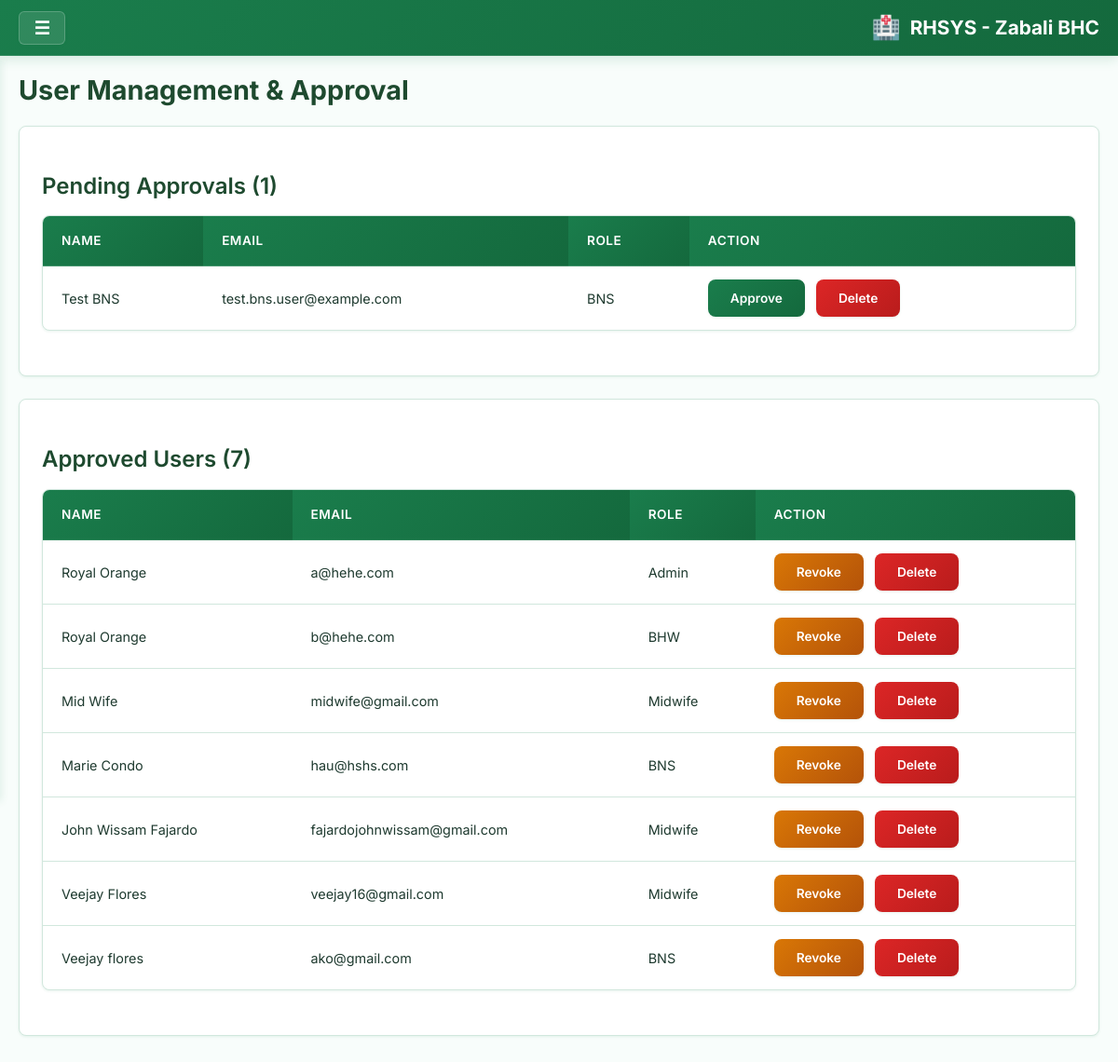
The app's page /users_page.php (signed in), older data.
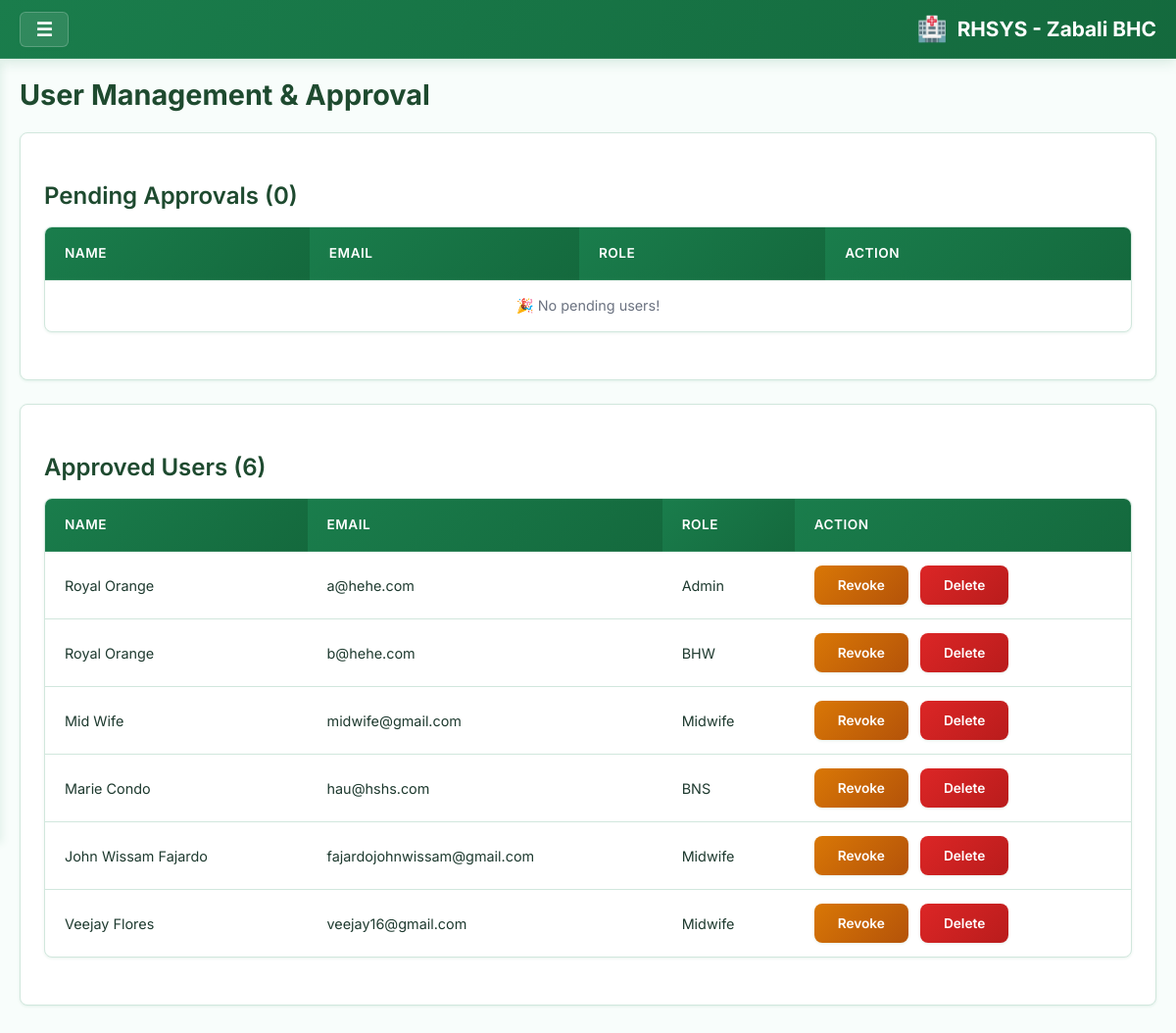
The same page, newer data.
### tables this page shows
CREATE TABLE `users` (
  `id` int(11) NOT NULL AUTO_INCREMENT,
  `first_name` varchar(50) NOT NULL,
  `last_name` varchar(50) NOT NULL,
  `email` varchar(100) NOT NULL,
  `password` varchar(255) NOT NULL,
  `is_bns` tinyint(1) NOT NULL DEFAULT 0,
  `is_bhw` tinyint(1) NOT NULL DEFAULT 0,
  `is_midwife` tinyint(1) NOT NULL DEFAULT 0,
  `fullName` varchar(150) DEFAULT NULL,
  `is_admin` tinyint(1) NOT NULL DEFAULT 0,
  `approved_by_admin` tinyint(1) DEFAULT NULL,
  `created_at` timestamp NOT NULL DEFAULT current_timestamp(),
  PRIMARY KEY (`id`),
  UNIQUE KEY `email` (`email`)
);

### users_page.php (the view, shortened to what this page needs)
<?php
require 'likod/db_con.php';
function getRoleText($user) {
    if ($user['is_admin']) return 'Admin';
    if ($user['is_midwife']) return 'Midwife';
    if ($user['is_bns']) return 'BNS';
    if ($user['is_bhw']) return 'BHW';
    return 'Unknown';
}
$pending_users = [];
$sql_pending = "SELECT id, first_name, last_name, email, is_bns, is_bhw, is_midwife, is_admin FROM users WHERE approved_by_admin = 0";
$result_pending = $conn->query($sql_pending);
if ($result_pending) {
    while ($row = $result_pending->fetch_assoc()) {
        $pending_users[] = $row;
    }
}
$approved_users = [];
$sql_approved = "SELECT id, first_name, last_name, email, is_bns, is_bhw, is_midwife, is_admin FROM users WHERE approved_by_admin = 1";
$result_approved = $conn->query($sql_approved);
if ($result_approved) {
    while ($row = $result_approved->fetch_assoc()) {
        $approved_users[] = $row;
    }
}
?>
<!DOCTYPE html>
<html lang="en">
<head>
    <link rel="stylesheet" href="styles/style.css?v=<?php echo time(); ?>">
</head>
<body>
<div class="app-container">
    <?php include 'navbar.php'; ?>
    <div class="main-content">
        <div class="large-container">
            <h1>User Management & Approval</h1>
            <div class="user-management-section">
                <div class="card">
                    <h2>Pending Approvals (<?php echo count($pending_users); ?>)</h2>
                    <div class="table-container">
                        <table class="data-table">
                            <thead>
                                <tr>
                                    <th>Name</th>
                                    <th>Email</th>
                                    <th>Role</th>
                                    <th>Action</th>
                                </tr>
                            </thead>
                            <tbody>
                                <?php if (count($pending_users) > 0): ?>
                                    <?php foreach ($pending_users as $user): ?>
                                    <tr>
                                        <td><?php echo htmlspecialchars($user['first_name'] . ' ' . $user['last_name']); ?></td>
                                        <td><?php echo htmlspecialchars($user['email']); ?></td>
                                        <td><?php echo getRoleText($user); ?></td>
                                        <td>
                                            <div class="action-buttons">
                                                <form method="POST" action="likod/user_management.php" style="display:inline;">
                                                    <button type="submit" class="btn btn-primary">Approve</button>
                                                </form>
                                                <form method="POST" action="likod/user_management.php" style="display:inline;" onsubmit="return confirmDelete()">
                                                    <button type="submit" class="btn btn-danger">Delete</button>
                                                </form>
                                            </div>
                                        </td>
                                    </tr>
                                    <?php endforeach; ?>
                                <?php else: ?>
                                    <tr>
                                        <td colspan="4" class="empty-state">🎉 No pending users!</td>
                                    </tr>
                                <?php endif; ?>
                            </tbody>
                        </table>
                    </div>
                </div>
                <div class="card">
                    <h2>Approved Users (<?php echo count($approved_users); ?>)</h2>
                    <div class="table-container">
                        <table class="data-table">
                            <thead>
                                <tr>
                                    <th>Name</th>
                                    <th>Email</th>
                                    <th>Role</th>
                                    <th>Action</th>
                                </tr>
                            </thead>
                            <tbody>
                                <?php if (count($approved_users) > 0): ?>
                                    <?php foreach ($approved_users as $user): ?>
                                    <tr>
                                        <td><?php echo htmlspecialchars($user['first_name'] . ' ' . $user['last_name']); ?></td>
                                        <td><?php echo htmlspecialchars($user['email']); ?></td>
                                        <td><?php echo getRoleText($user); ?></td>
                                        <td>
                                            <div class="action-buttons">
                                                <form method="POST" action="likod/user_management.php" style="display:inline;">
                                                    <button type="submit" class="btn btn-warning"
                                                        <?php if (isset($_SESSION['user_id']) && $user['id'] === $_SESSION['user_id']) echo 'disabled'; ?>>
                                                        Revoke
                                                    </button>
                                                </form>
                                                <form method="POST" action="likod/user_management.php" style="display:inline;" onsubmit="return confirmDelete()">
                                                    <button type="submit" class="btn btn-danger"
                                                        <?php if (isset($_SESSION['user_id']) && $user['id'] === $_SESSION['user_id']) echo 'disabled'; ?>>
                                                        Delete
                                                    </button>
                                                </form>
                                            </div>
                                        </td>
                                    </tr>
                                    <?php endforeach; ?>
                                <?php else: ?>
                                    <tr>
                                        <td colspan="4" class="empty-state">There are no approved users yet.</td>
                                    </tr>
                                <?php endif; ?>
                            </tbody>
                        </table>
                    </div>
                </div>
            </div>
        </div>
    </div>
</div>
</body>
</html>

### navbar.php (shortened to what this page needs)
<nav class="top-navbar">
   <button class="nav-toggle" onclick="toggleMobileMenu()">☰</button>
   <div class="nav-brand"> RHSYS - Zabali BHC</div>
</nav>

### styles/style.css (style rules this page uses)
:root { --primary-color: #1a7d4c; --primary-dark: #14693d; --primary-light: #e8f5ee; --green-main: #1a7d4c; --green-dark-text: #1e4a2f; --green-bg: #f5fbf8; --crit-color: #dc2626; --warning-color: #d97706; --stable-color: #059669; --border-color: #d1e7dd; --bg-color: #f8fdfb; --text-color: #1e3a2f; --text-light: #6b7280; --white: #ffffff; --gray-light: #f9fafb; --gray-medium: #9ca3af; --shadow: 0 1px 3px rgba(26, 125, 76, 0.1); --shadow-lg: 0 4px 12px rgba(26, 125, 76, 0.15); --blue-link: #2563eb; --border-radius: 8px; --transition: all 0.2s ease-in-out; }
* { margin: 0; padding: 0; box-sizing: border-box; }
body { font-family: "Inter", sans-serif; background-color: var(--bg-color); color: var(--text-color); line-height: 1.6; font-size: 16px; font-weight: 400; }
.app-container { display: flex; flex-direction: column; min-height: 100vh; }
.top-navbar { background: linear-gradient(135deg, var(--primary-color) 0%, var(--primary-dark) 100%); box-shadow: var(--shadow-lg); padding: 0 20px; position: fixed; top: 0; left: 0; right: 0; z-index: 1000; height: 60px; display: flex; align-items: center; justify-content: space-between; border-bottom: 1px solid rgba(255, 255, 255, 0.1); }
.nav-brand { font-weight: 700; font-size: 1.3em; color: var(--white); display: flex; align-items: center; gap: 10px; }
.nav-brand::before { content: "🏥"; font-size: 1.2em; }
.nav-toggle { background: rgba(255, 255, 255, 0.1); border: 1px solid rgba(255, 255, 255, 0.2); border-radius: 6px; font-size: 1.2em; cursor: pointer; color: var(--white); width: 36px; height: 36px; display: flex; align-items: center; justify-content: center; transition: var(--transition); }
.main-content { flex: 1; margin-top: 60px; padding: 20px; transition: margin-left 0.3s ease; }
.large-container { max-width: 1200px; margin: 0 auto; }
h1 { color: var(--green-dark-text); margin-bottom: 20px; font-size: 1.8em; font-weight: 700; line-height: 1.2; }
h2 { color: var(--green-dark-text); margin: 24px 0 16px 0; font-size: 1.5em; font-weight: 600; line-height: 1.3; }
.card, .category-panel, .backup-section, .visit-form-container { background: var(--white); padding: 24px; border-radius: var(--border-radius); box-shadow: var(--shadow); margin-bottom: 24px; border: 1px solid var(--border-color); }
.action-buttons { display: flex; gap: 12px; flex-wrap: wrap; }
.btn, button { padding: 12px 24px; border: none; border-radius: var(--border-radius); font-size: 0.95em; font-family: "Inter", sans-serif; font-weight: 600; cursor: pointer; transition: var(--transition); text-decoration: none; display: inline-flex; align-items: center; justify-content: center; gap: 8px; text-align: center; color: #ffffff; box-shadow: var(--shadow); position: relative; overflow: hidden; }
.btn::after, button::after { content: ''; position: absolute; top: 50%; left: 50%; width: 0; height: 0; background: rgba(255, 255, 255, 0.2); border-radius: 50%; transition: width 0.3s, height 0.3s, top 0.3s, left 0.3s; }
.btn-danger, .delete-btn { background: linear-gradient(135deg, #dc2626 0%, #b91c1c 100%); font-family: "Inter", sans-serif; color: #ffffff; }
.btn-warning { background: linear-gradient(135deg, #d97706 0%, #b45309 100%); color: #ffffff; font-family: "Inter", sans-serif; }
.table-container { background: var(--white); border-radius: var(--border-radius); box-shadow: var(--shadow); overflow: hidden; margin-bottom: 24px; border: 1px solid var(--border-color); overflow-x: auto; }
.data-table { width: 100%; border-collapse: collapse; min-width: 700px; }
.data-table th { background: linear-gradient(135deg, var(--primary-color) 0%, var(--primary-dark) 100%); color: white; padding: 16px 20px; text-align: left; font-weight: 600; font-size: 0.85em; text-transform: uppercase; letter-spacing: 0.5px; border-bottom: 1px solid rgba(255, 255, 255, 0.1); }
.data-table td { padding: 14px 20px; border-bottom: 1px solid var(--border-color); font-size: 0.9em; }
.data-table tr:last-child td { border-bottom: none; }
.empty-state { text-align: center; padding: 50px 20px; color: var(--text-light); }
@media (min-width: 769px) { .main-content { margin-left: 0; transition: margin-left 0.3s ease; } }
@media (min-width: 769px) { .main-content { padding: 20px; } }
@media (min-width: 769px) { .large-container { padding: 0; } }
.btn-primary, .save-btn, .add-visit-btn, .backup-btn, .restore-btn { background: linear-gradient(135deg, var(--primary-color) 0%, var(--primary-dark) 100%); font-family: "Inter", sans-serif; color: #ffffff; }

Row changes from the older to the newer data that the page shows:
removed users: first_name+last_name "Test BNS", email "test.bns.user@example.com", is_bns "BNS", shown under "Pending Approvals (1)"
removed users: first_name+last_name "Veejay flores", email "ako@gmail.com", is_bns "BNS", shown under "Approved Users (7)"
Text that changed along with them:
count($pending_users): "1" → "0"
count($approved_users): "7" → "6"
text now shown: "🎉 No pending users!"
